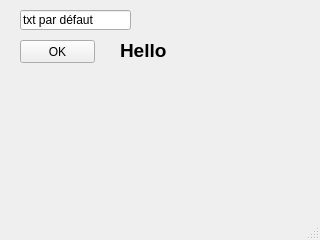
<?xml version="1.0" encoding="UTF-8"?>
<ui version="4.0">
 <class>MainWindow</class>
 <widget class="QMainWindow" name="MainWindow">
  <property name="geometry">
   <rect>
    <x>0</x>
    <y>0</y>
    <width>320</width>
    <height>240</height>
   </rect>
  </property>
  <property name="windowTitle">
   <string>EX02-texte</string>
  </property>
  <widget class="QWidget" name="centralwidget">
   <widget class="QPushButton" name="pushButton">
    <property name="geometry">
     <rect>
      <x>20</x>
      <y>40</y>
      <width>75</width>
      <height>23</height>
     </rect>
    </property>
    <property name="text">
     <string>OK</string>
    </property>
   </widget>
   <widget class="QLabel" name="label">
    <property name="geometry">
     <rect>
      <x>120</x>
      <y>30</y>
      <width>171</width>
      <height>41</height>
     </rect>
    </property>
    <property name="font">
     <font>
      <pointsize>14</pointsize>
      <weight>75</weight>
      <bold>true</bold>
     </font>
    </property>
    <property name="text">
     <string>Hello</string>
    </property>
   </widget>
   <widget class="QLineEdit" name="lineEdit">
    <property name="geometry">
     <rect>
      <x>20</x>
      <y>10</y>
      <width>111</width>
      <height>20</height>
     </rect>
    </property>
    <property name="text">
     <string>txt par défaut</string>
    </property>
   </widget>
  </widget>
  <widget class="QMenuBar" name="menubar">
   <property name="geometry">
    <rect>
     <x>0</x>
     <y>0</y>
     <width>320</width>
     <height>21</height>
    </rect>
   </property>
  </widget>
  <widget class="QStatusBar" name="statusbar"/>
 </widget>
 <resources/>
 <connections/>
</ui>
